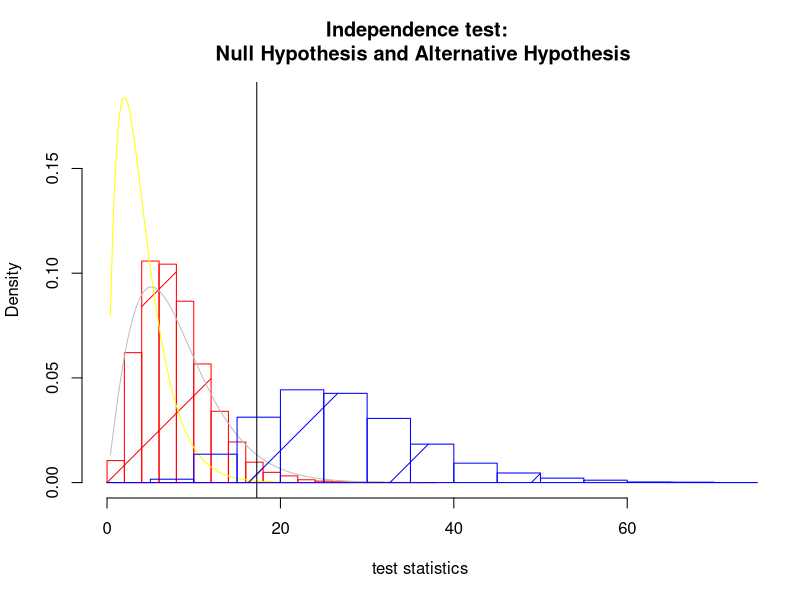

R code for this plot:
## Testing of two categorical variables, goodness of fit
Rp <- c(0.48,0.27,0.25)  ## Expected probabilities of Row, sum must be 1
Cp <- c(0.09,0.37,0.54)  ## Expected probabilities of Column, sum must be 1
Total <- 1184  # Number of total observations
Real_p <- c(0.06,0.02,0.01,0.17,0.11,0.09,0.25,0.15,0.14)
Exp_p <-  ((Total*Rp %x% t(Total*Cp))/Total)/Total ## Expected probabilities of Outer product
DF <- (length(Rp)-1)*(length(Cp)-1) # Degree of freedom for this test
alpha <- .95 # criterion
## Making of Sampling Distribution
i = 10000                                        #
chi0 <- NULL                                      #
chi1 <- NULL                                      #
while(i > 0){                                    #
  ## Sampling
  Obs0 <- table(sample(1:length(Exp_p),size = Total, prob = Exp_p, replace = TRUE)) # simulated observations
  Obs1 <- table(sample(1:length(Real_p),size = Total, prob = Real_p, replace = TRUE)) # simulated observations
  ## the simulated chi-squares 
  chi0 <- c(chi0,                                  #
           sum(                                  #
             (Obs0 - c(Exp_p*Total))^2/(c(Exp_p*Total)) #
           ))                                    #
  chi1 <- c(chi1,                                  #
            sum(                                  #
              (Obs1 - c(Exp_p*Total))^2/(c(Exp_p*Total)) #
            ))                                    #
  i = i-1                               #
} #
## Draw the plots of sampling distribution and theoretical distribution
lamda = mean(chi0) - DF ## adjust chi-square distribution ref: https://en.wikipedia.org/wiki/Noncentral_chi-squared_distribution
hist(chi0,xlab="test statistics", density = TRUE, freq = FALSE, main="Independence test: \n Null Hypothesis and Alternative Hypothesis",ylim=c(0,max(dchisq(seq(min(chi0),max(chi0),by=1/1000),df=DF))),xlim = c(0,max(chi1)), col="red")   #
lines(dchisq(seq(min(chi0),max(chi0),by=1/1000),df=DF) ~ seq(min(chi0),max(chi0),by=1/1000), col="yellow" ) #
lines(dchisq(seq(min(chi0),max(chi0),by=1/1000),df=DF, ncp = lamda) ~ seq(min(chi0),max(chi0),by=1/1000), col="grey" ) #
hist(chi1, col = "blue", density = TRUE, freq = FALSE, add=TRUE)      #
abline(v=qchisq(alpha,df=DF,ncp = lamda),col="black") #

## Estimation of Type 1 Error
paste0("By ncentric chisq distribution, if alpha is ", (1-alpha),", Type 1 error is ",mean(chi0 > qchisq(alpha, df=DF)))  #
paste0("By non-centric chisq distribution, if alpha is ", (1-alpha),", Type 1 error is ",mean(chi0 > qchisq(alpha, df=DF,ncp = lamda)))  #
## Estimation of Type 2 Error
paste0("By centric chisq distribution, if alpha is ", (1-alpha),", Type 2 error is ",mean(chi1 < qchisq(alpha, df=DF)))  #
paste0("By non-centric chisq distribution, if alpha is ", (1-alpha),", Type 2 error is ",mean(chi1 < qchisq(alpha, df=DF,ncp = lamda)))  #
## Modified from https://mgimond.github.io/Stats-in-R/ChiSquare_test.html
